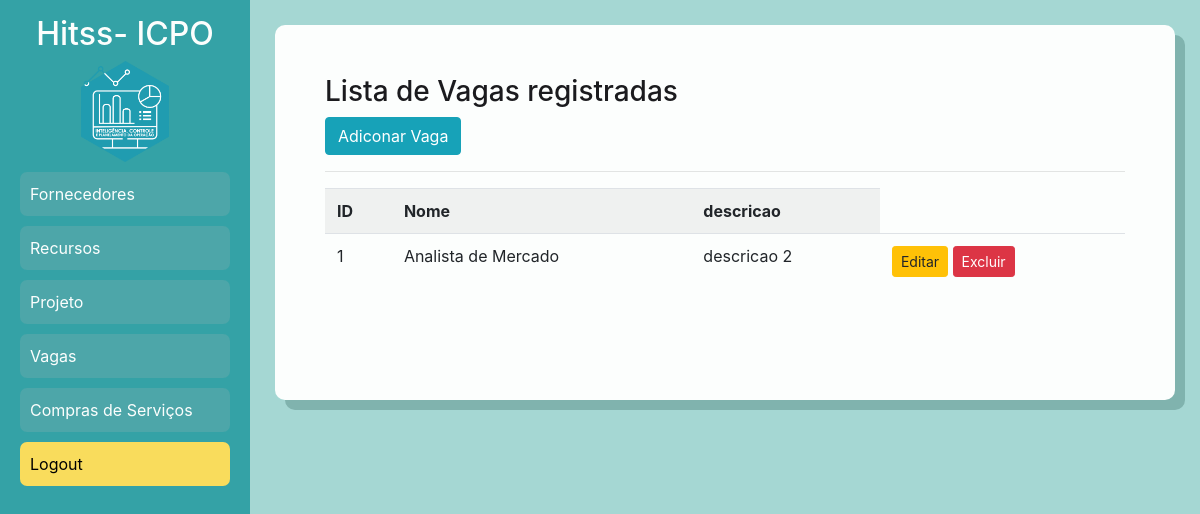
Page /listar/status/ (signed in) on the committed database.
### cadastros/models.py (models this page shows, shortened)
class Status(models.Model): # VAGA
    nome = models.CharField(max_length=50)
    descricao = models.CharField(max_length=150, verbose_name="Descrição")

### cadastros/views.py (the view)
# urls.py: path('listar/status/', StatusList.as_view(), name="listar-status"),
class StatusList(GroupRequiredMixin, LoginRequiredMixin, ListView):
    group_required = [u'ICPO-admin', u'Gestores', u'Fornecedores']
    login_url = reverse_lazy('login')
    model = Status
    template_name = 'cadastros/listas/status.html'

### cadastros/templates/cadastros/listas/status.html
{% extends 'paginas/modelo.html' %}
{% load static %}
{% block conteudo %}
<h3> Lista de Vagas registradas</h3>
<a href="{% url 'cadastrar-status' %}" class="btn btn-info">Adiconar Vaga</a>
<hr>
<div class="table-responsive">
    <table class="table table-striped">
        <tr>
            <th>ID</th>
            <th>Nome</th>
            <th>descricao</th>
        </tr>
        {% for status in object_list %}
        <tr>
            <td>{{ status.pk }}</td>
            <td>{{ status.nome }}</td>
            <td>{{ status.descricao }}</td>
            <td>
                <a href="{% url 'editar-status' status.pk %}" class="btn btn-warning btn-sm" title="Editar">Editar</a>
                <a href="{% url 'excluir-status' status.pk %}" class="btn btn-danger btn-sm" title="Excluir">Excluir</a>
            </td>
        </tr>
        {% empty %}
        <tr>
            <td colspan="3">Nenhum campo registrado</td>
        </tr>
        {% endfor %}
    </table>
</div>
{% endblock  %}

### static/css/styles.css (style rules this page uses)
* { text-decoration: none; }
body { height: 100vh; display: grid; grid-template-columns: 250px 1fr; margin: 0; padding: 0; }

### rows in the picture
Status: pk "1", nome "Analista de Mercado", descricao "descricao 2"
